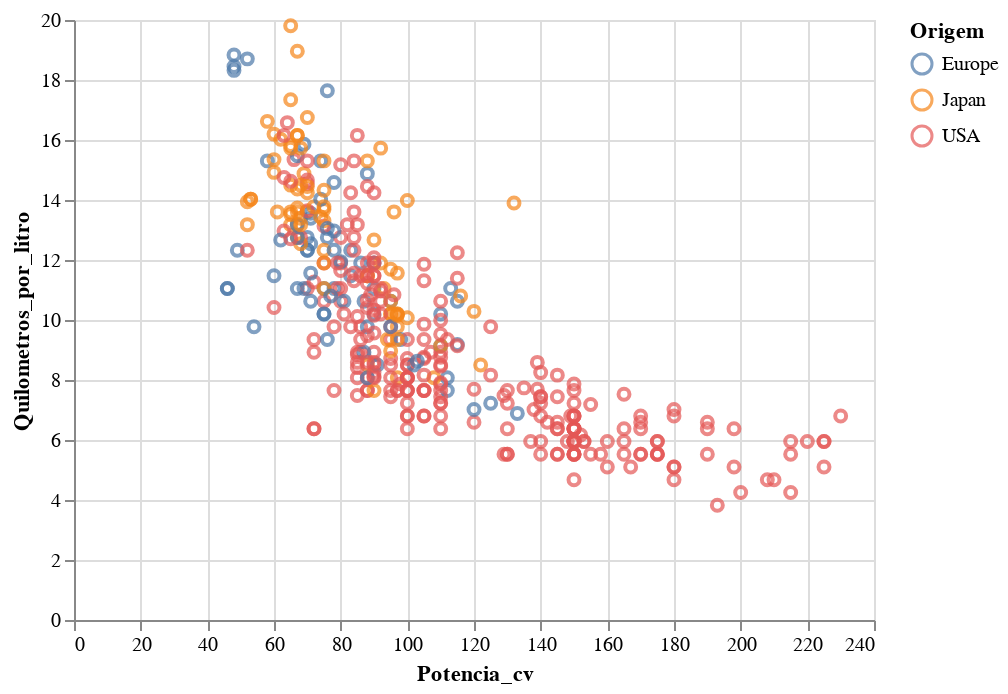

Notebook code for this chart:
### Markdown cell above
Uma visão simples dos dados

### Code cell
alt.Chart(dados).mark_point().encode(
    x = 'Potencia_cv',
    y = 'Quilometros_por_litro',
    color = 'Origem'
)

### Figure 1 — Vega-Lite specification as saved in the notebook (floating-point values rounded to 4 significant figures; data arrays with more than 128 entries replaced by an {"elided": "..."} marker saying what was removed)
{"config": {"view": {"continuousWidth": 400, "continuousHeight": 300}}, "data": {"name": "data-2cca25a5f4f2fbda3f8429f7c67b28b1"}, "mark": "point", "encoding": {"color": {"field": "Origem", "type": "nominal"}, "x": {"field": "Potencia_cv", "type": "quantitative"}, "y": {"field": "Quilometros_por_litro", "type": "quantitative"}}, "$schema": "https://vega.github.io/schema/vega-lite/v4.17.0.json", "datasets": {"data-2cca25a5f4f2fbda3f8429f7c67b28b1": {"elided": "406 records"}}}
